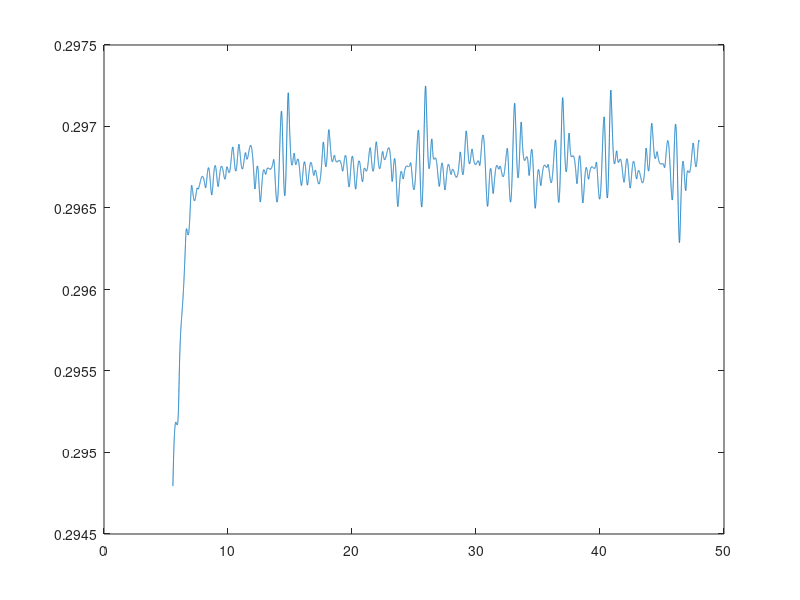
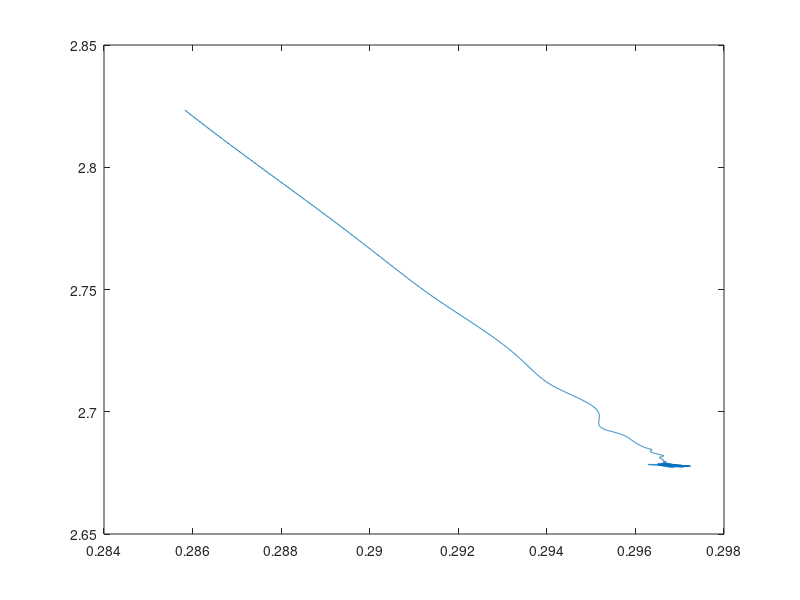

Here is the MATLAB script that generated these plots, in order:
A = 1/12/30/24/60/60;
B = 2;
C = 1/4/30/24/60/60;
U = -0.45;
T_avg = 0;
T = 3;
dx = 7500*1000;
omega = 2*pi/(12*30*24*60*60);
x_init = [-0.5;15;10];
f1 = @(t,x) [B*(x(2)-x(1))/2/dx-C*(x(1)-U);... % Normal u*
           x(1)*(T_avg-x(3))/2/dx-A*(x(2)-T);...
           x(1)*(x(2)-T_avg)/2/dx-A*(x(3)-T)];
       
f2 = @(t,x) [B*(x(2)-x(1))/dx-C*(x(1)-(1+3*sin(omega*t)));... % Seasonal cycle u*
           x(1)*(T_avg-x(3))/2/dx-A*(x(2)-T);...
           x(1)*(x(2)-T_avg)/2/dx-A*(x(3)-T)];
f3 = @(t,x) [B*(x(3)-x(2))/dx-C*(x(1)-U);...
           x(1)*(T_deep-x(3))/2/dx-A*(x(2)-3*sin(omega*t));...
           x(1)*(x(2)-T_deep)/2/dx-A*(x(3)-3*sin(omega*t))];
       
[t,a] = ode45(f1,[0:60*60*12:48*12*30*24*60*60],x_init);
figure(1)
plot(t(4000:1:end)/(60*60*24*30*12),a(4000:1:end,1))
figure(2)
plot(a(3000:1:end,1),a(3000:1:end,3)-a(3000:1:end,2))
% figure(3)
% plot(t(4000:1:end)/(60*60*24*30*12),a(4000:1:end,3)-a(4000:1:end,2))
% plot(t(193:end),a(3*12*30*24*60*60:1:end,1))
% figure(2)
% plot(a(:,1),a(:,3)-a(:,2))